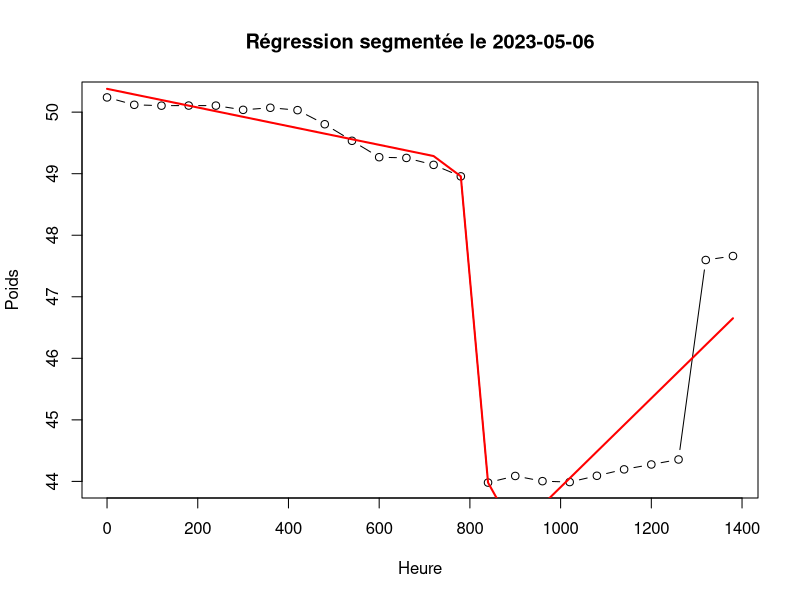
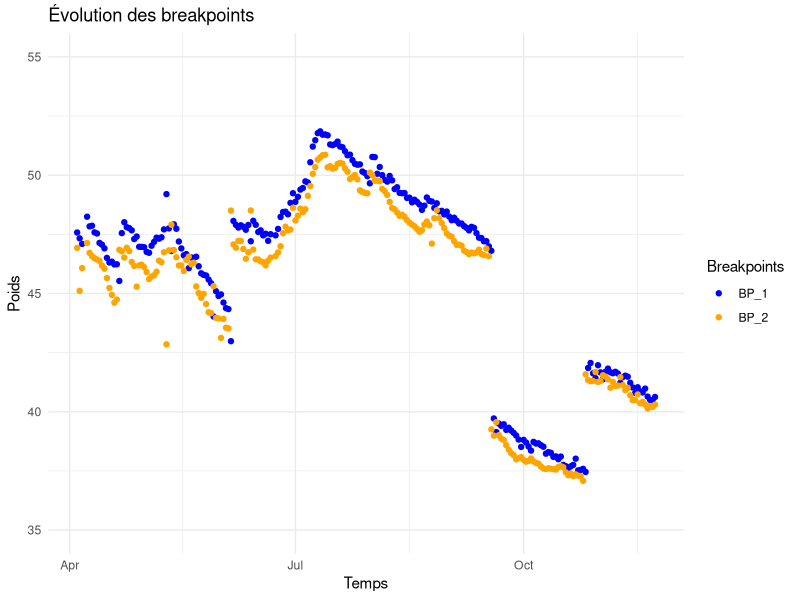
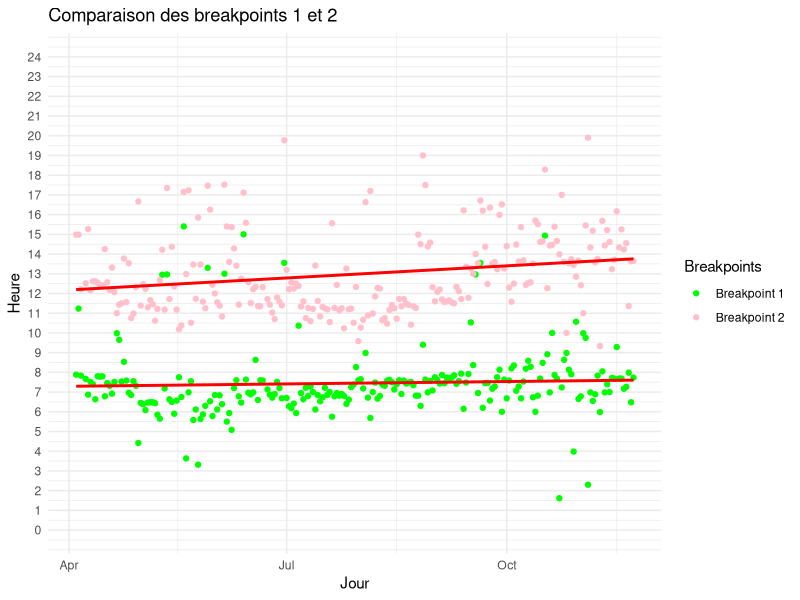
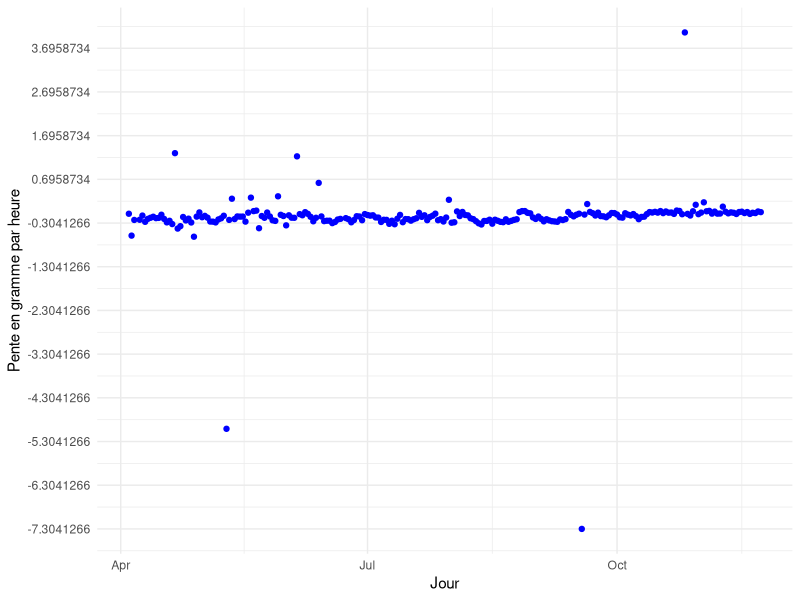
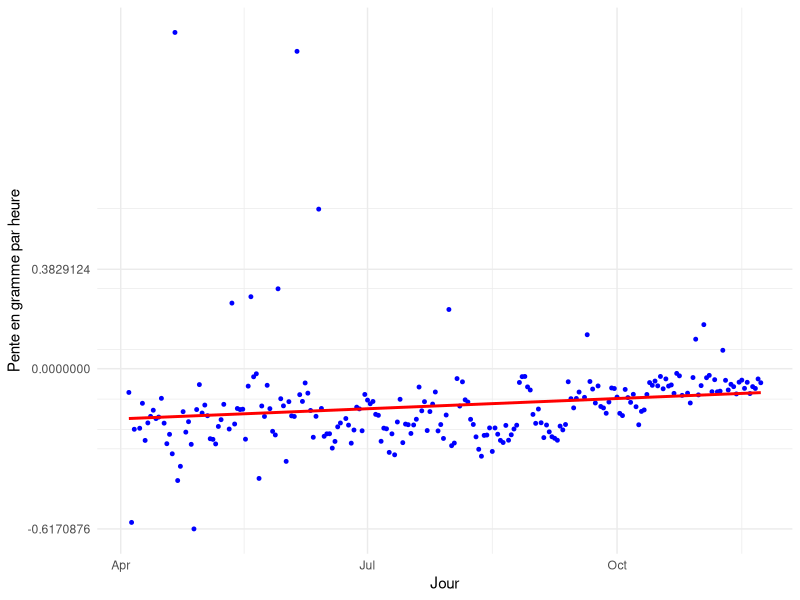

Here is the R script that generated these plots, in order:
library(readxl)
library(segmented)
library(dplyr)
library(ggplot2)

# Charger les données
poids_ruches <- read_excel("BD/Weight_2023_Sica_Confoux.xlsx")
colnames(poids_ruches) <- c("date", "Confoux - 412", "Confoux - 409", "Confoux - 435",
                            "Confoux - 430", "Confoux - 404", "Confoux - 405",
                            "Sica - 415", "Sica - 428", "Sica - 444",
                            "Sica - 412", "Sica - Y", "Sica - 89")

poids_sica <- poids_ruches %>%
  select(1,(ncol(poids_ruches)-5):ncol(poids_ruches))

poids_sica$date <- as.POSIXct(poids_sica$date,format = "%Y-%m-%d %H:%M:%S")
poids_sica$heure <- as.numeric(format(poids_sica$date, "%H")) * 60 + as.numeric(format(poids_sica$date, "%M"))
poids_sica$date <- as.Date(poids_sica$date)
poids_sica <- poids_sica %>%
  filter(date >="2023-04-04" & date <= "2023-11-23")

poids_moyen <- data.frame(date = poids_sica$date, heure = poids_sica$heure, poids = rowMeans(poids_sica[, -c(1, ncol(poids_sica))], na.rm = TRUE))
#

# Initialiser une table vide pour stocker les breakpoints
breakpoints_table <- data.frame(
  date = as.Date(NA),
  BP_1 = character(1),
  poids_BP_1 = numeric(1),
  BP_2 = character(1),
  poids_BP_2 = numeric(1),
  stringsAsFactors = FALSE
)

jours_erreurs <- list()

for (i in unique(poids_moyen$date)) {
  poids_jour <- subset(poids_moyen, date == i)

  modele <- lm(poids ~ heure, data = poids_jour)

  modele_seg <- try(segmented(modele, seg.Z = ~heure, psi = c(400,800)), silent = TRUE)

  breakpoints <- modele_seg$psi[, "Est."]

  # Si on n'a pas obtenu 2 breakpoints, on passe ce jour
  if (length(breakpoints) < 2) {
    message(paste("Moins de 2 breakpoints estimés pour le jour:", i))
    jours_erreurs <<- append(jours_erreurs, as.character(as.Date(i)))
    next
  }

  format_time <- function(minutes) {
    hours <- floor(as.integer(minutes) / 60)  # Conversion explicite en entier
    mins <- as.integer(minutes) %% 60        # Conversion explicite en entier
    return(sprintf("%02d:%02d", hours, mins))
  }


  BP_1_time <- format_time(breakpoints[1])
  BP_2_time <- format_time(breakpoints[2])

  ordonnee_1 <- predict(modele_seg, newdata = data.frame(heure = breakpoints[1]))
  ordonnee_2 <- predict(modele_seg, newdata = data.frame(heure = breakpoints[2]))

  breakpoints_table <- rbind(
    breakpoints_table,
    data.frame(
      date = as.Date(i),
      BP_1 = BP_1_time,
      poids_BP_1 = ordonnee_1,
      BP_2 = BP_2_time,
      poids_BP_2 = ordonnee_2
    )
  )
}

breakpoints_table <- breakpoints_table %>%
  slice(-1)

test <- subset(poids_moyen, date == "2023-05-10")
modele <- lm(poids ~ heure, data = test)
modele_seg <- segmented(modele, seg.Z = ~heure, npsi = 2)
plot(test$heure, test$poids, type = "b", main = paste("Régression segmentée le 2023-05-06"), xlab = "Heure", ylab = "Poids")
lines(test$heure, predict(modele_seg), col = "red", lwd = 2)

for (i in jours_erreurs) {
  erreur <- subset(poids_moyen, date == i)
  modele <- lm(poids ~ heure, data = erreur)
  modele_seg <- segmented(modele, seg.Z = ~heure, npsi = 1)
  plot(erreur$heure, erreur$poids, type = "b", main = paste("Régression segmentée le", i), xlab = "Heure", ylab = "Poids")
  lines(erreur$heure, predict(modele_seg), col = "red", lwd = 2)
}


ggplot(breakpoints_table) +
  geom_point(aes(x = date, y = poids_BP_1, color = "BP_1"), alpha = 1) +
  geom_point(aes(x = date, y = poids_BP_2, color = "BP_2"), alpha = 1) +
  labs(title = "Évolution des breakpoints", x = "Temps", y = "Poids") +
  scale_y_continuous(limits = c(35, 55)) +
  scale_color_manual(values = c("BP_1" = "blue", "BP_2" = "orange"), name = "Breakpoints") +
  theme_minimal()

#Conversion des heures:minutes en heures (ex: 07:30 devient 7,5)
BP_1_numeric <- as.numeric(substr(breakpoints_table$BP_1, 1, 2)) +
  as.numeric(substr(breakpoints_table$BP_1, 4, 5)) / 60
BP_2_numeric <- as.numeric(substr(breakpoints_table$BP_2, 1, 2)) +
  as.numeric(substr(breakpoints_table$BP_2, 4, 5)) / 60

lm_BP1 <- lm(BP_1_numeric ~ as.numeric(date), data = breakpoints_table)
lm_BP2 <- lm(BP_2_numeric ~ as.numeric(date), data = breakpoints_table)

#Droites de régression pour les breakpoints 1 et 2
BP_1_trend <- predict(lm_BP1, newdata = breakpoints_table)
BP_2_trend <- predict(lm_BP2, newdata = breakpoints_table)

ggplot(breakpoints_table, aes(x = date)) +
  geom_point(aes(y = BP_1_numeric, color = "Breakpoint 1")) +
  geom_point(aes(y = BP_2_numeric, color = "Breakpoint 2")) +
  geom_line(aes(y = BP_1_trend), linetype = "solid", col = 'red', size=1) +
  geom_line(aes(y = BP_2_trend), linetype = "solid", col = 'red', size=1) +
  labs(title = "Comparaison des breakpoints 1 et 2", x = "Jour", y = "Heure") +
  scale_y_continuous(breaks = seq(0, 24, by = 1), limits = c(0, 24)) +
  scale_color_manual(values = c("Breakpoint 1" = "green", "Breakpoint 2" = "pink"), name = "Breakpoints") +
  theme_minimal()

breakpoints_table <- breakpoints_table %>%
  mutate(variation_poids = (poids_BP_2 - poids_BP_1) / (BP_2_numeric - BP_1_numeric))

breakpoints_table_filtre <- breakpoints_table %>%
  filter(!date %in% as.Date(c("2023-05-10", "2023-09-18","2023-10-26")))

BP_1_numeric_f <- as.numeric(substr(breakpoints_table_filtre$BP_1, 1, 2)) +
  as.numeric(substr(breakpoints_table_filtre$BP_1, 4, 5)) / 60
BP_2_numeric_f <- as.numeric(substr(breakpoints_table_filtre$BP_2, 1, 2)) +
  as.numeric(substr(breakpoints_table_filtre$BP_2, 4, 5)) / 60

#calcul des pentes
breakpoints_table_filtre <- breakpoints_table_filtre %>%
  mutate(variation_poids = (poids_BP_2 - poids_BP_1) / (BP_2_numeric_f - BP_1_numeric_f))

ggplot(breakpoints_table, aes(x = date, y = variation_poids)) +
  geom_point(color = "blue") +
  labs(x = "Jour", y = "Pente en gramme par heure") +
  scale_y_continuous(breaks = seq(min(breakpoints_table$variation_poids),
                                  max(breakpoints_table$variation_poids),
                                  by = 1)) +
  theme_minimal()

#REMARQUES: variations étonnantes pour certaine journées
#le 10/05/2023 : -2,46g  (1h01 et 3g environ)
#le 18/09/2023 : -7,46g (ici on a une grande différence de poids entre les 2 BP : 1h07 pour 8,5g)
#le 26/10/2023 : + 2,87g (1h24 et 3,3g environ)

# test2 <- subset(poids_moyen, date == "2023-09-18")
# modele <- lm(poids ~ heure, data = test)
# modele_seg <- segmented(modele, seg.Z = ~heure, npsi = 2)
# plot(test$heure, test$poids, type = "b", main = paste("Régression segmentée le 18/09/2023"), xlab = "Heure", ylab = "Poids")
# lines(test$heure, predict(modele_seg), col = "red", lwd = 2)

#enlever les 3 valeurs extrêmes et refaire le graphe + rajouter la RL:

ggplot(breakpoints_table_filtre, aes(x = date, y = variation_poids)) +
  geom_point(color = "blue", size = 1) +
  geom_smooth(method = "lm", color = "red", se = FALSE) +
  labs(x = "Jour", y = "Pente en gramme par heure") +
  scale_y_continuous(breaks = c(0,seq(from = min(breakpoints_table_filtre$variation_poids),
                                  to = max(breakpoints_table_filtre$variation_poids),
                                  by = 1))) +
  theme_minimal()
